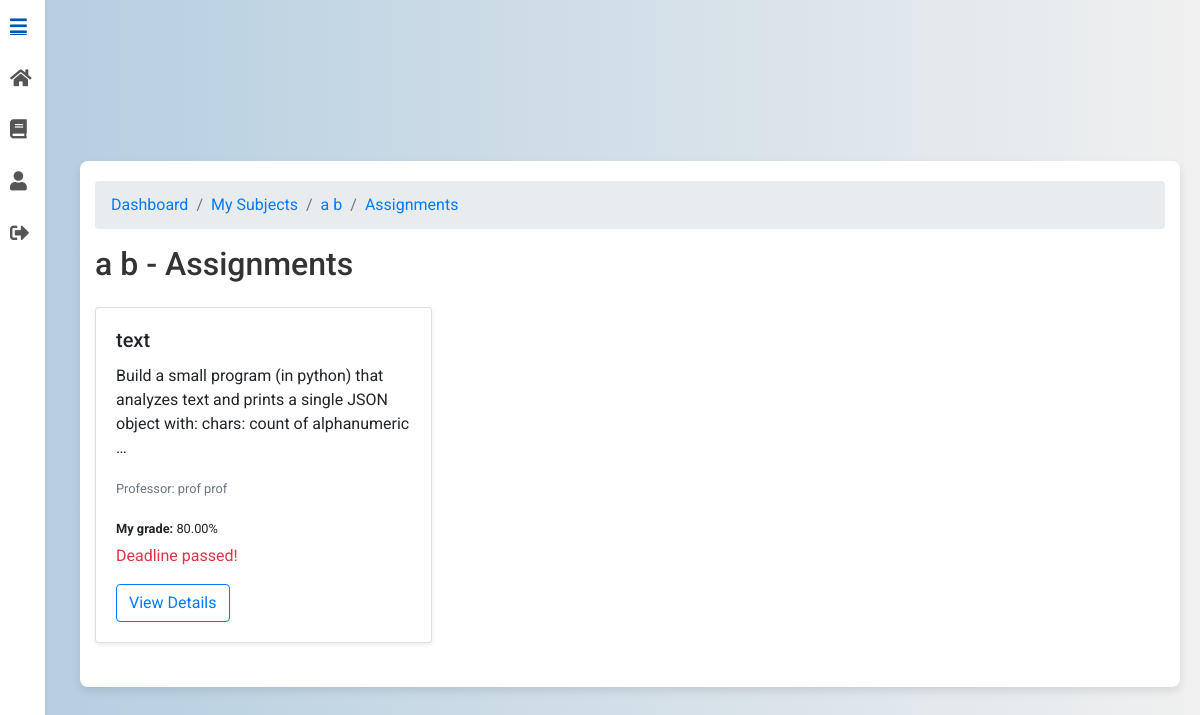
/assignments/45/ (signed in), run on an earlier commit of the app's database.
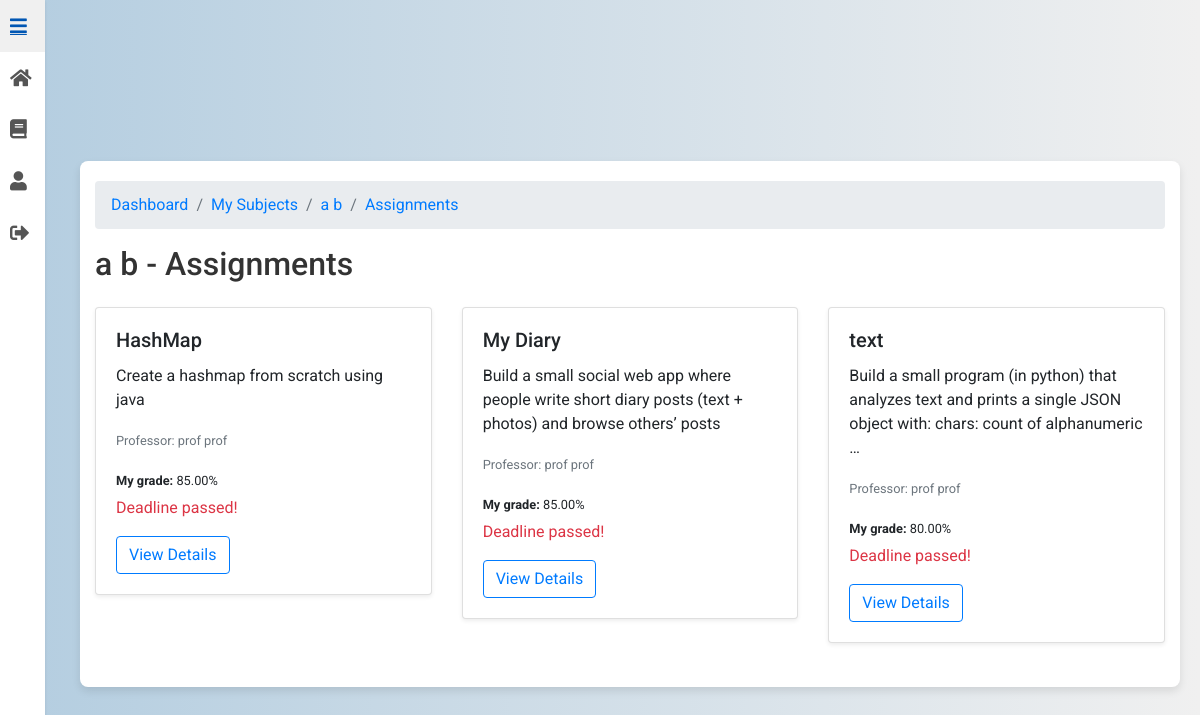
And on a later commit of the database.
### subjects/models.py (models this page shows, shortened)
class Subject(models.Model):
    name = models.CharField(max_length=100)
    professor = models.ForeignKey(
        CustomUser,
        limit_choices_to={"role": "professor"},
        on_delete=models.CASCADE,
        editable=False,
    )
    description = models.TextField(blank=True)
    class Meta:
        ordering = ["name"]

### assignments/models.py (models this page shows, shortened)
class Assignment(models.Model):
    title = models.CharField(max_length=255)
    description = models.TextField()
    subject = models.ForeignKey(Subject, related_name="assignments", on_delete=models.CASCADE)
    professor = models.ForeignKey(CustomUser, limit_choices_to={'role': 'professor'}, on_delete=models.CASCADE)
    due_date = models.DateTimeField()
    file = models.FileField(upload_to=assignment_upload_path, blank=True, null=True)
    autograde_enabled = models.BooleanField(default=True)
    autograde_max_tokens = models.PositiveIntegerField(default=16000)
    autograde_leniency = models.PositiveIntegerField(default=5)
    autograde_weight_runtime = models.FloatField(default=0.7)
    autograde_weight_rubric = models.FloatField(default=0.3)
    autograde_job_scheduled = models.BooleanField(default=False)
    autograde_done_at = models.DateTimeField(blank=True, null=True)
    created_at = models.DateTimeField(auto_now_add=True)
    updated_at = models.DateTimeField(auto_now=True)

### users/models.py (models this page shows, shortened)
class CustomUser(AbstractUser):
    ROLE_CHOICES = [
        ('student', 'Student'),
        ('professor', 'Professor')
    ]
    role = models.CharField(max_length=10, choices=ROLE_CHOICES)
    institution = models.ForeignKey('Institution', on_delete=models.SET_NULL, null=True, blank=True)

### assignments/views.py (the view)
# urls.py: path("<int:subject_id>/", views.AssignmentListView.as_view(), name="assignment_list"),
class AssignmentListView(LoginRequiredMixin, BreadcrumbMixin, ListView):
    model = Assignment
    template_name = "assignment_list.html"
    context_object_name = "assignments"
    subject: Subject | None = None  # set in get_queryset
    def get_queryset(self):
        self.subject = get_object_or_404(Subject, pk=self.kwargs["subject_id"])
        if not (_is_owner_prof(self.request.user, self.subject) or _is_enrolled(self.request.user, self.subject)):
            return Assignment.objects.none()
        return (
            Assignment.objects.filter(subject=self.subject)
            .select_related("professor")
            .order_by("-due_date", "title")
        )
    def get_breadcrumbs(self):
        return [
            ("Dashboard", DASHBOARD_URL),
            ("My Subjects", reverse_lazy("subjects:my_subjects")),
            (self.subject.name, reverse_lazy("subjects:subject_detail", kwargs={"pk": self.subject.pk})),
            ("Assignments", self.request.path),
        ]
    def get_context_data(self, **kwargs):
        ctx = super().get_context_data(**kwargs)
        user = self.request.user
        ctx["subject"] = self.subject
        ctx["can_manage"] = _is_owner_prof(user, self.subject)
        ctx["breadcrumbs"] = self.get_breadcrumbs()
        if getattr(user, "role", None) != "professor":
            now = timezone.now()
            for a in ctx["assignments"]:
                a.can_submit = a.due_date > now
                a.my_submission_id = None
                a.my_grade_pct = None
            if HAS_SUBMISSIONS and ctx["assignments"]:
                subs = {
                    s.assignment_id: s
                    for s in AssignmentSubmission.objects.filter(
                        assignment__in=ctx["assignments"], student=user
                    ).only("id", "assignment_id", "grade_pct")
                }
                for a in ctx["assignments"]:
                    s = subs.get(a.id)
                    if s:
                        a.my_submission_id = s.id
                        a.my_grade_pct = getattr(s, "grade_pct", None)
                        a.can_submit = a.due_date > now  # can still re-submit before deadline
        return ctx

### UniGrading/mixin.py (called while the page is built)
    def get_context_data(self, **kwargs):
        context = super().get_context_data(**kwargs)
        context["breadcrumbs"] = self.get_breadcrumbs()
        return context

### assignments/views.py (called while the page is built)
def _is_owner_prof(user, subject: Subject) -> bool:
    return getattr(user, "role", None) == "professor" and subject.professor_id == user.id

def _is_enrolled(user, subject: Subject) -> bool:
    return Enrollment.objects.filter(user=user, subject=subject).exists()

### assignments/templates/assignment_list.html (shortened to what this page needs)
{% extends 'base.html' %}
{% load static %}
{% load view_breadcrumbs %}
{% block content %}
<div class="container mt-5">
  <nav aria-label="breadcrumb">
    <ol class="breadcrumb">
      {% for name, url in breadcrumbs %}
        <li class="breadcrumb-item"><a href="{{ url }}">{{ name }}</a></li>
      {% endfor %}
    </ol>
  </nav>
  <div class="d-flex justify-content-between mb-3">
    <h2>{{ subject.name }} - Assignments</h2>
  </div>
  <div class="row">
    {% for assignment in assignments %}
      <div class="col-md-4">
        <div class="card mb-4 shadow-sm">
          <div class="card-body">
            <h5 class="card-title">{{ assignment.title }}</h5>
            <p class="card-text">{{ assignment.description|truncatewords:20 }}</p>
            <p class="card-text">
              <small class="text-muted">
                Professor: {{ assignment.professor.get_full_name|default:assignment.professor.email }}
              </small>
            </p>
            {% if user.role != "professor" and assignment.my_grade_pct is not None %}
              <p class="mb-1">
                <small><strong>My grade:</strong> {{ assignment.my_grade_pct|floatformat:2 }}%</small>
              </p>
            {% endif %}
            <p class="card-text text-danger" id="countdown-{{ assignment.pk }}">
            </p>
            <div class="d-flex flex-wrap align-items-center">
              <a href="{% url 'assignments:assignment_detail' assignment.pk %}" class="btn btn-outline-primary">
                View Details
              </a>
            </div>
          </div>
        </div>
      </div>
    {% empty %}
      <div class="col-12">
        <p class="text-muted text-center">No assignments available.</p>
      </div>
    {% endfor %}
  </div>
</div>
{% endblock %}

### subjects/templates/base.html (shortened to what this page needs)
<!DOCTYPE html>
<html lang="en">
<head>
    {% load static %}
    <link rel="stylesheet" href="{% static 'css/styles.css' %}">
    <link rel="stylesheet" href="https://cdnjs.cloudflare.com/ajax/libs/font-awesome/5.15.3/css/all.min.css">
    <link rel="stylesheet" href="https://stackpath.bootstrapcdn.com/bootstrap/4.5.2/css/bootstrap.min.css">
</head>
<body>
    <div class="side-menu" id="side-menu">
        <a href="javascript:void(0);" class="menu-item" onclick="toggleMenu()">
            <i class="fas fa-bars"></i>
        </a>
        <a href="{% url 'users:dashboard' %}" class="menu-item">
            <i class="fas fa-home"></i>
        </a>
        <a href="{% url 'subjects:my_subjects' %}" class="menu-item">
            <i class="fas fa-book"></i>
        </a>
        <a href="{% url 'users:profile' %}" class="menu-item">
            <i class="fas fa-user"></i>
        </a>
        <a href="{% url 'users:logout' %}" class="menu-item">
            <i class="fas fa-sign-out-alt"></i>
        </a>
    </div>
    <div class="main-content">
        {% block content %}
        {% endblock %}
    </div>
</body>
</html>

### static/css/styles.css (style rules this page uses)
body { font-family: 'Roboto', sans-serif; background: linear-gradient(to right, #b3cde0, #f0f0f0); margin: 0; padding: 0; display: flex; justify-content: center; align-items: center; min-height: 100vh; }
.container { background-color: #ffffff; padding: 20px; border-radius: 8px; box-shadow: 0 4px 8px rgba(0, 0, 0, 0.1); max-width: 900px; width: 100%; animation: fadeIn 1s ease-in-out; }
h2 { text-align: center; color: #333333; margin-bottom: 20px; }
.card { transition: transform 0.3s, box-shadow 0.3s; }

### subjects/templates/base.html (style rules this page uses)
body { background: linear-gradient(to right, #b3cde0, #f0f0f0); margin: 0; padding: 0; font-family: 'Roboto', sans-serif; display: flex; }
.side-menu { position: fixed; top: 0; left: 0; height: 100vh; width: 45px; background-color: #ffffff; box-shadow: 0 1px 3px rgba(0, 0, 0, 0.1); overflow-x: hidden; transition: width 0.3s ease; z-index: 1000; }
.menu-item { display: flex; align-items: center; padding: 15px 10px; transition: background-color 0.3s ease; text-decoration: none; color: #555; font-size: 0.9rem; white-space: nowrap; }
.menu-item i { font-size: 1.2rem; margin-right: 15px; transition: transform 0.3s ease; }
.main-content { margin-left: 60px; padding: 20px; flex: 1; transition: margin-left 0.3s ease; }
.main-content > * { max-width: 100%; }

What changed in the data, as far as the page shows it:
added Assignment: title "HashMap", description "Create a hashmap from scratch using java", professor.get_full_name "prof prof", my_grade_pct "85.00"
added Assignment: title "My Diary", description "Build a small social web app where people write short diary posts (text + photos) and browse others’ posts", professor.get_full_name "prof prof", my_grade_pct "85.00"
